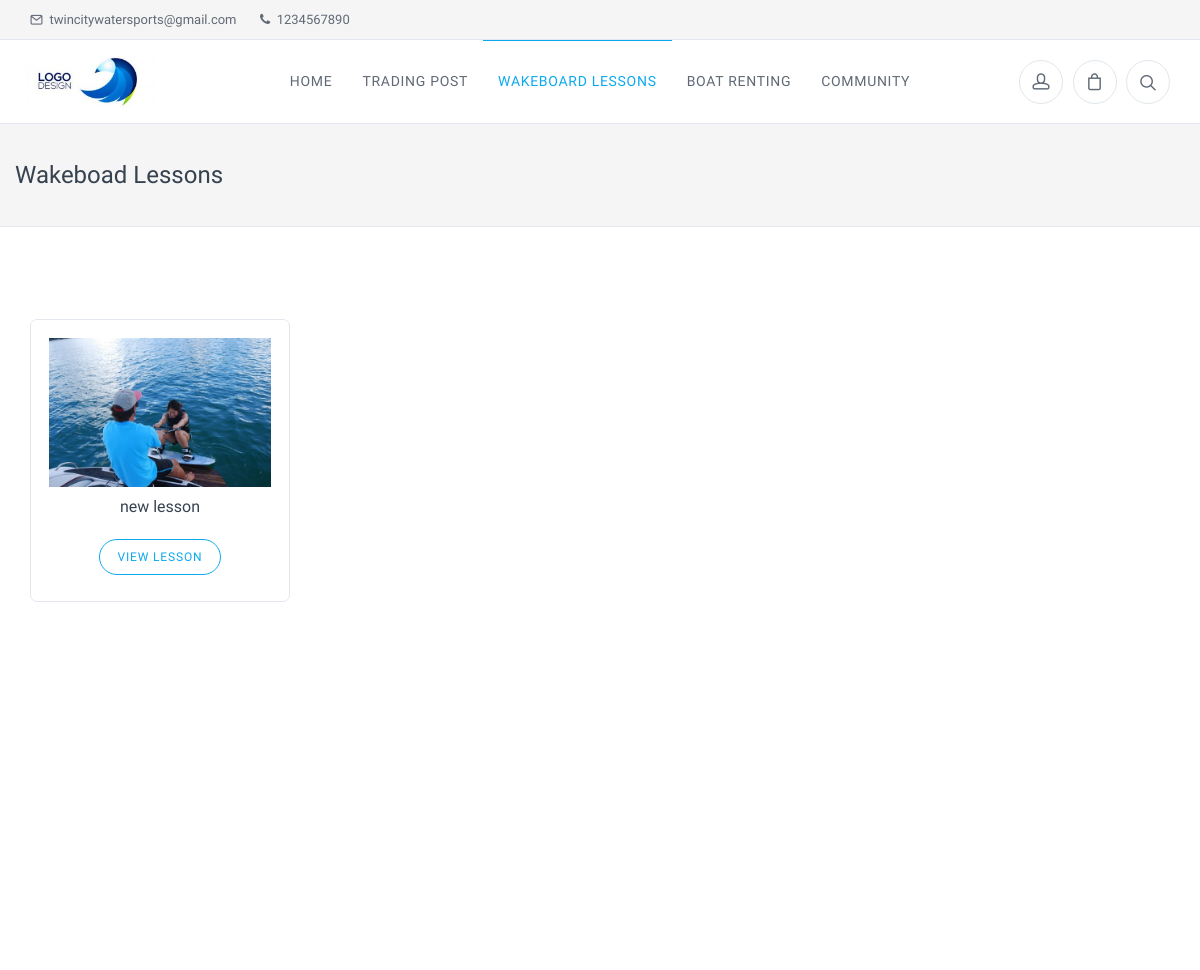
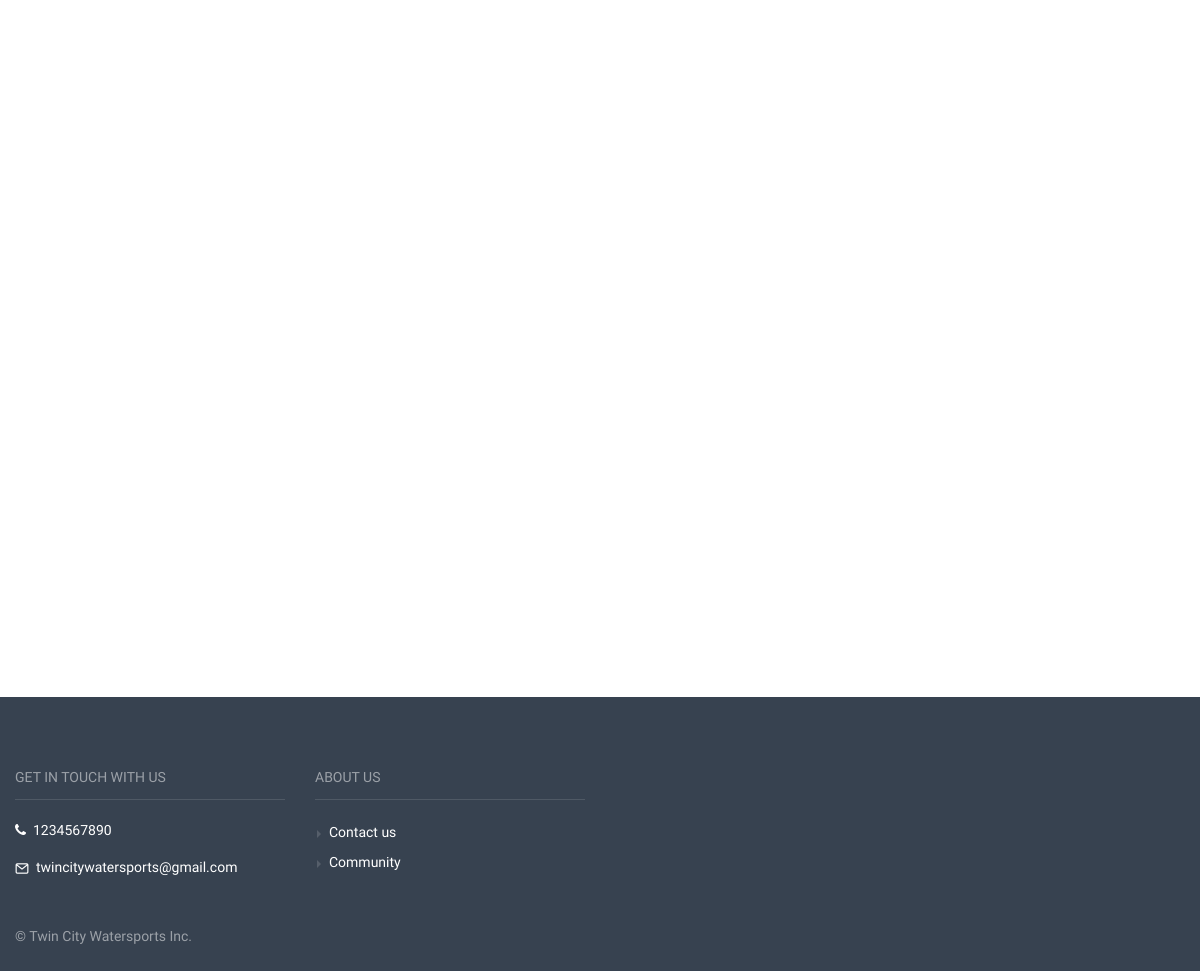
The app's page /lessons/view_lessons/6 with its own data (2 pictures, top to bottom).
### tables this page shows
CREATE TABLE `lessons` (
  `id` int(11) NOT NULL,
  `lesson_name` varchar(255) NOT NULL,
  `lesson_description` varchar(255) NOT NULL,
  `lesson_url` varchar(255) NOT NULL,
  `lesson_capacity` int(3) NOT NULL,
  `address` varchar(255) NOT NULL,
  `city` varchar(255) NOT NULL,
  `state` varchar(255) NOT NULL,
  `lesson_fee` decimal(7,2) NOT NULL,
  `status` int(1) NOT NULL,
  `date_made` int(11) NOT NULL
);

CREATE TABLE `lesson_pics` (
  `id` int(11) NOT NULL,
  `lesson_id` int(11) NOT NULL,
  `picture_name` varchar(60) NOT NULL,
  `priority` int(11) NOT NULL
);

### application/modules/templates/controllers/Templates.php (called while the page is built, shortened)
<?php
class Templates extends MX_Controller {
  function _draw_top_nav_bar() {
    $mysql_query = "SELECT * FROM admin_info WHERE id = 1";
    $admin = $this->db->query($mysql_query)->row();
    $logo_name = $admin->logo_name;
    $data['logo_path'] = base_url().'/media/logos/'.$logo_name;
    $this->load->view('top_nav', $data);
  }
  function public_bootstrap($data) {
    if (!isset($data['view_module'])) {
      $data['view_module'] = $this->uri->segment(1);
    }
    $this->load->module('site_security');
    $this->load->module('site_settings');
    $data['customer_id'] = $this->site_security->_get_user_id();
    $data['our_company'] = $this->site_settings->_get_our_company_name();
    $this->load->view('public_bootstrap', $data);
  }
}

### application/modules/lessons/controllers/Lessons.php (called while the page is built, shortened)
<?php
class Lessons extends MX_Controller {
  function view_lessons() {
    $use_limit = false;
    $mysql_query = $this->_get_mysql_query_for_lessons($use_limit);
    $query = $this->_custom_query($mysql_query);
    $total_lessons = $query->num_rows();
    $pagination_data['template'] = "unishop";
    $pagination_data['target_base_url'] = $this->get_target_pagination_base_url();
    $pagination_data['total_rows'] = $total_lessons;
    $pagination_data['offset_segment'] = 4;
    $pagination_data['limit'] = $this->get_pagination_limit("main");
    $data['pagination'] = $this->custom_pagination->_generate_pagination($pagination_data);
    $data['query'] = $query;
    $data['view_file'] = "view_lessons";
    $this->templates->public_bootstrap($data);
  }
  function _get_mysql_query_for_lessons($use_limit) {
    $mysql_query = "SELECT DISTINCT * FROM lessons";
    if ($use_limit == true) {
      $limit = $this->get_pagination_limit("main");
      $offset = $this->_get_pagination_offset();
      $mysql_query.= " LIMIT ".$offset.", ".$limit;
    }
    return $mysql_query;
  }
  function get_pagination_limit($location) {
    if ($location == "main")
    $limit = 6;
    else if ($location == "admin")
    $limit = 20;
    return $limit;
  }
  function _get_pagination_offset() {
    $offset = $this->uri->segment(4);
    if (!is_numeric($offset)) {
      $offset = 0;
    }
    return $offset;
  }
  function get_target_pagination_base_url() {
    $first_bit = $this->uri->segment(1);
    $second_bit = $this->uri->segment(2);
    $third_bit = $this->uri->segment(3);
    $target_base_url = base_url().$first_bit."/".$second_bit."/".$third_bit;
    return $target_base_url;
  }
  function _custom_query($mysql_query)
  {
    $query = $this->mdl_lessons->_custom_query($mysql_query);
    return $query;
  }
}

### index.php (called while the page is built, shortened)
<?php
require_once BASEPATH.'core/CodeIgniter.php';

### application/third_party/MX/Controller.php (called while the page is built, shortened)
<?php (defined('BASEPATH')) OR exit('No direct script access allowed');
class MX_Controller
{
	public function __construct()
	{
		$this->load = clone load_class('Loader');
	}
	public function __get($class)
	{
		return CI::$APP->$class;
	}
}

### application/third_party/MX/Router.php (called while the page is built, shortened)
<?php (defined('BASEPATH')) OR exit('No direct script access allowed');
require dirname(__FILE__).'/Modules.php';
class MX_Router extends CI_Router
{
	public $module;
	public function fetch_module()
	{
		return $this->module;
	}
	public function locate($segments)
	{
		$ext = $this->config->item('controller_suffix').EXT;
		list($module, $directory, $controller) = array_pad($segments, 3, NULL);
		foreach (Modules::$locations as $location => $offset)
		{
			if (is_dir($source = $location.$module.'/controllers/'))
			{
				$this->module = $module;
				if(is_file($source.ucfirst($module).$ext))
				{
					return $segments;
				}
			}
		}
	}
}

### application/third_party/MX/Modules.php (called while the page is built, shortened)
<?php (defined('BASEPATH')) OR exit('No direct script access allowed');
class Modules
{
	public static $routes, $registry, $locations;
	public static function load_file($file, $path, $type = 'other', $result = TRUE)
	{
		$file = str_replace(EXT, '', $file);
		$location = $path.$file.EXT;
		return $result;
	}
	public static function find($file, $module, $base)
	{
		$segments = explode('/', $file);
		$file = array_pop($segments);
		$file_ext = (pathinfo($file, PATHINFO_EXTENSION)) ? $file : $file.EXT;
		$path = ltrim(implode('/', $segments).'/', '/');
		$module ? $modules[$module] = $path : $modules = array();
		if ( ! empty($segments))
		{
			$modules[array_shift($segments)] = ltrim(implode('/', $segments).'/','/');
		}
		foreach (Modules::$locations as $location => $offset)
		{
			foreach($modules as $module => $subpath)
			{
				$fullpath = $location.$module.'/'.$base.$subpath;
				if ($base == 'libraries/' OR $base == 'models/')
				{
					if(is_file($fullpath.ucfirst($file_ext))) return array($fullpath, ucfirst($file));
				}
				else
				if (is_file($fullpath.$file_ext)) return array($fullpath, $file);
			}
		}
		return array(FALSE, $file);
	}
}

### application/modules/admin_info/models/Mdl_admin_info.php (called while the page is built, shortened)
<?php if ( ! defined('BASEPATH')) exit('No direct script access allowed');
class Mdl_admin_info extends CI_Model {
  function get_table() {
    $table = "admin_info";
    return $table;
  }
  function get_where($id){
    $table = $this->get_table();
    $this->db->where('id', $id);
    $query=$this->db->get($table);
    return $query;
  }
}

### application/modules/admin_info/controllers/admin_info.php (called while the page is built, shortened)
<?php
class Admin_info extends MX_Controller {
  function get_admin_info() {
    $query = $this->get_where(1);
    $data = $query->row();
    return $data;
  }
  function get_where($admin_id) {
    $query = $this->mdl_admin_info->get_where($admin_id);
    return $query;
  }
}

### application/modules/lessons/models/Mdl_lessons.php (called while the page is built, shortened)
<?php if ( ! defined('BASEPATH')) exit('No direct script access allowed');
class Mdl_lessons extends CI_Model {
  function _custom_query($mysql_query) {
    $query = $this->db->query($mysql_query);
    return $query;
  }
}

### application/modules/lesson_pics/models/Mdl_lesson_pics.php (called while the page is built, shortened)
<?php if ( ! defined('BASEPATH')) exit('No direct script access allowed');
class Mdl_lesson_pics extends CI_Model {
  function get_table() {
    $table = "lesson_pics";
    return $table;
  }
  function get_where_custom($col, $value) {
    $table = $this->get_table();
    $this->db->where($col, $value);
    $query=$this->db->get($table);
    return $query;
  }
}

### application/modules/lesson_pics/controllers/Lesson_pics.php (called while the page is built, shortened)
<?php
class Lesson_pics extends MX_Controller {
  function get_where_custom($col, $value) {
    $query = $this->mdl_lesson_pics->get_where_custom($col, $value);
    return $query;
  }
}

### application/modules/lessons/views/view_lessons.php (the view, shortened to what this page needs)
<div class="page-title">
  <div class="container">
    <div class="column">
      <h1>Wakeboad Lessons</h1>
    </div>
  </div>
</div>
<div class="container">
  <div class="col-xl-9 col-lg-8 order-lg-2">
    <div class="shop-toolbar padding-bottom-1x mb-2">
    </div>
    <div class="isotope-grid cols-3 mb-2" style="position: relative; height: 1340px;">
      <?php
      foreach($query->result() as $row) {
        $lesson_id = $row->id;
        $lesson_name = $row->lesson_name;
        $lesson_url = base_url().'lessons/view_lesson/'.$row->lesson_url;
        $picture_query = $this->lesson_pics->get_where_custom("lesson_id", $lesson_id);
        $num_of_pictures = $picture_query->num_rows();
        if ($num_of_pictures > 0) {
          $picture_name = $picture_query->row()->picture_name;
        } else {
          $picture_name = "picture_unavailable";
        }
        $picture_src = base_url().'media/lesson_big_pics/'.$picture_name;
        ?>
        <div class="grid-item" style="position: absolute; left: 0px; top: 0px;">
          <div class="product-card">
            <a class="product-thumb" href="<?= $lesson_url ?>"><img src="<?= $picture_src ?>" alt="<?= $picture_name ?>"></a>
            <h3 class="product-title"><a href="<?= $lesson_url ?>"><?= $lesson_name ?></a></h3>
            <div class="product-buttons">
              <a href="<?= $lesson_url ?>" class="btn btn-outline-primary btn-sm">View Lesson</a>
            </div>
          </div>
        </div>
        <?php
      }
      ?>
    </div>
  </div>
</div>

### application/modules/templates/views/top_bar.php (shortened to what this page needs)
<?php
$admin = $this->admin_info->get_admin_info();
if (isset($admin->phone)) {
  $phone = $admin->phone;
} else {
  $phone = "";
}
if (isset($admin->email)) {
  $email = $admin->email;
} else {
  $email = "";
}
?>
<div class="topbar">
  <div class="topbar-column">
    <?php
    if ($email != "") {
      ?>
      <a class="hidden-md-down" href="mailto:<?= $email ?>">
        <i class="icon-mail"></i>&nbsp; <?= $email ?>
      </a>
      <?php
    }
    if ($phone != "") {
      ?>
      <a class="hidden-md-down" href="tel:<?= $phone ?>">
        <i class="fa fa-phone"></i>&nbsp; <?= $phone ?>
      </a>
      <?php
    }
      ?>
  </div>
  <div class="topbar-column">
  </div>
</div>

### application/modules/templates/views/footer.php (shortened to what this page needs)
<?php
$admin = $this->admin_info->get_admin_info();
if (isset($admin->phone)) {
  $phone = $admin->phone;
} else {
  $phone = "";
}
if (isset($admin->email)) {
  $email = $admin->email;
} else {
  $email = "";
}
if (isset($admin->company_name)) {
  $company_name = $admin->company_name;
} else {
  $company_name = "";
}
?>
<footer class="site-footer">
  <div class="container">
    <div class="row">
      <div class="col-lg-3 col-md-6">
        <section class="widget widget-light-skin">
          <h3 class="widget-title">Get In Touch With Us</h3>
          <?php
          if ($phone != "") {
            ?>
            <p ><a class="navi-link-light" href="tel:<?= $phone ?>"><i class="fa fa-phone"></i>&nbsp;&nbsp;<?= $phone ?></a></p>
            <?php
          }
          if ($email != "") {
            ?>
            <p><a class="navi-link-light" href="mailto:<?= $email ?>"><i class="icon-mail"></i>&nbsp;&nbsp;<?= $email ?></a></p>
            <?php
          }
            ?>
        </section>
      </div>
      <div class="col-lg-3 col-md-6">
        <section class="widget widget-links widget-light-skin">
          <h3 class="widget-title">About Us</h3>
          <ul>
            <li><a href="<?= base_url()."contactus" ?>">Contact us</a></li>
            <li><a href="<?= base_url().'blog/view_blogs' ?>">Community</a></li>
          </ul>
        </section>
      </div>
      </div>
      <?php
      if ($company_name != "") {
      ?>
      <p class="footer-copyright">© <?= $company_name ?></p>
      <?php
    }
      ?>
    </div>
  </footer>

### records on screen
lessons: lesson_pics.picture_name (picture), lesson_name "new lesson"

### other values on screen
$email "twincitywatersports@gmail.com"
$phone "1234567890"
$company_name "Twin City Watersports Inc."
